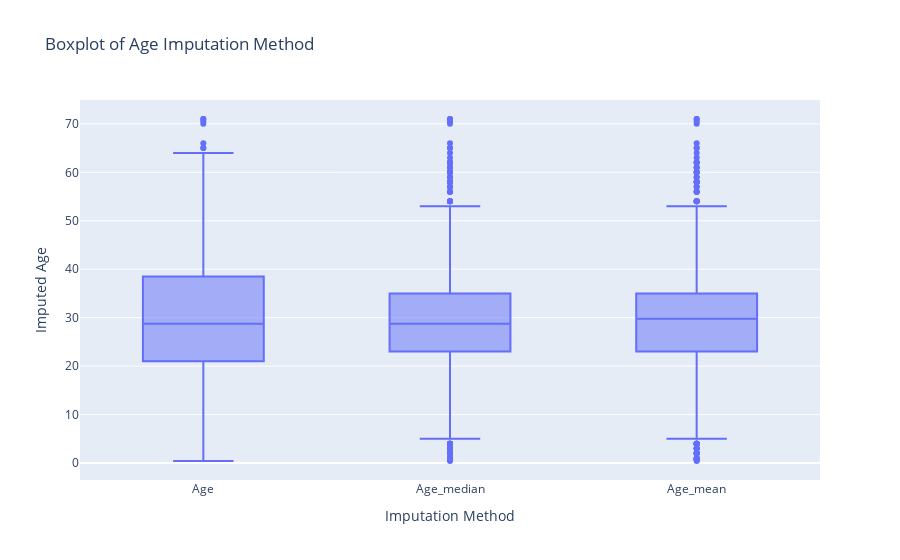

Notebook source saved alongside this figure:
### Code cell
df_long = x_train.select(['Age', 'Age_median', 'Age_mean']).to_pandas().melt(
    var_name = 'Imputation Method',
    value_name = 'Imputed Age'
)

fig = px.box(df_long, x='Imputation Method', y='Imputed Age', title = 'Boxplot of Age Imputation Method ')
fig.show()

### Figure 1 — Plotly figure (JSON) as saved in the notebook; plotly's stock layout.template omitted (floating-point values rounded to 4 significant figures; data arrays with more than 128 entries replaced by an {"elided": "..."} marker saying what was removed)
{"data": [{"alignmentgroup": "True", "hovertemplate": "Imputation Method=%{x}<br>Imputed Age=%{y}<extra></extra>", "legendgroup": "", "marker": {"color": "#636efa"}, "name": "", "notched": false, "offsetgroup": "", "orientation": "v", "showlegend": false, "type": "box", "x": {"elided": "2136 str values"}, "x0": " ", "xaxis": "x", "y": {"elided": "2136 float values"}, "y0": " ", "yaxis": "y"}], "layout": {"boxmode": "group", "legend": {"tracegroupgap": 0}, "title": {"text": "Boxplot of Age Imputation Method "}, "xaxis": {"anchor": "y", "domain": [0, 1], "title": {"text": "Imputation Method"}}, "yaxis": {"anchor": "x", "domain": [0, 1], "title": {"text": "Imputed Age"}}}}
